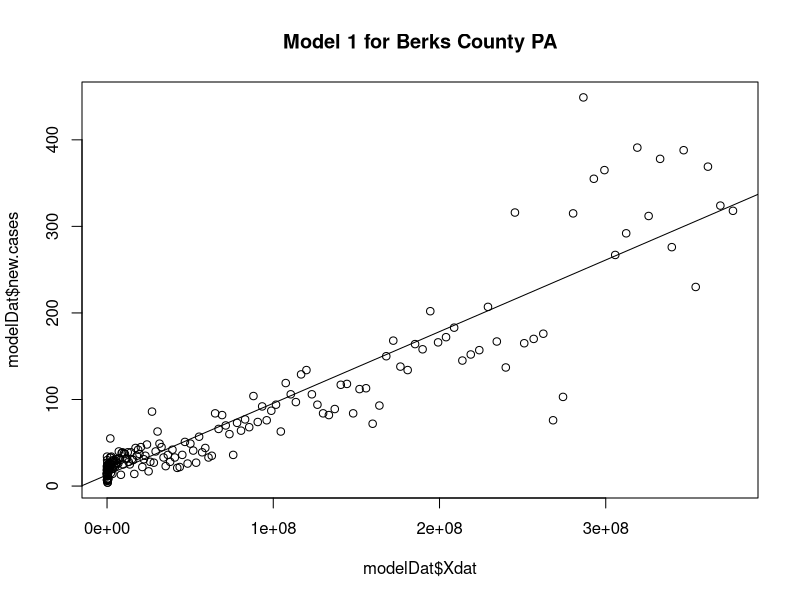
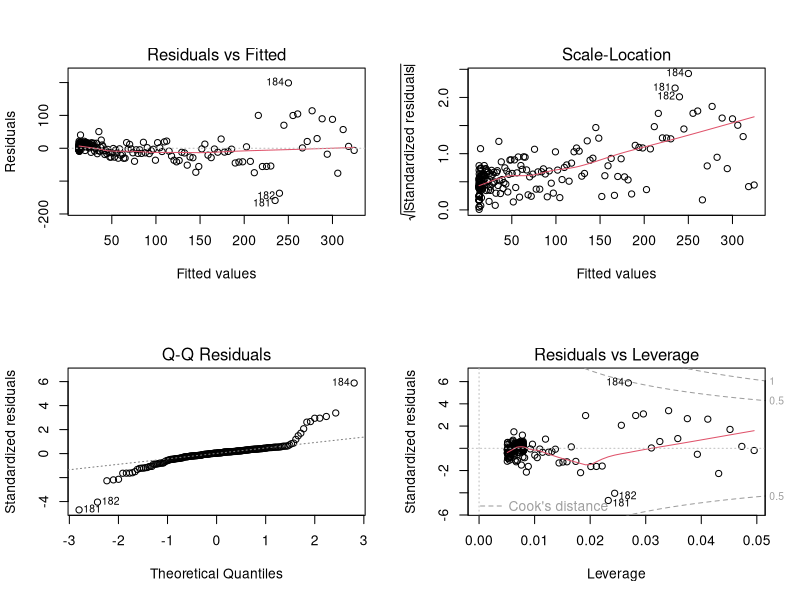
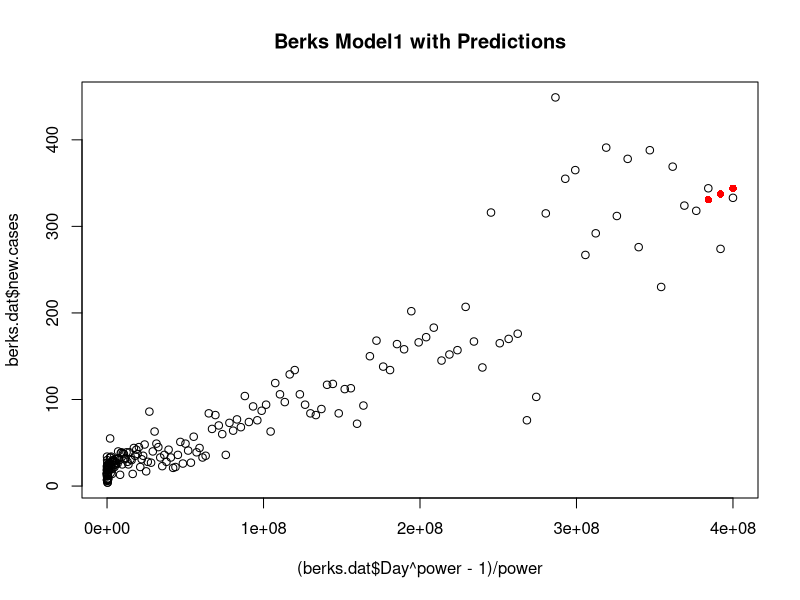
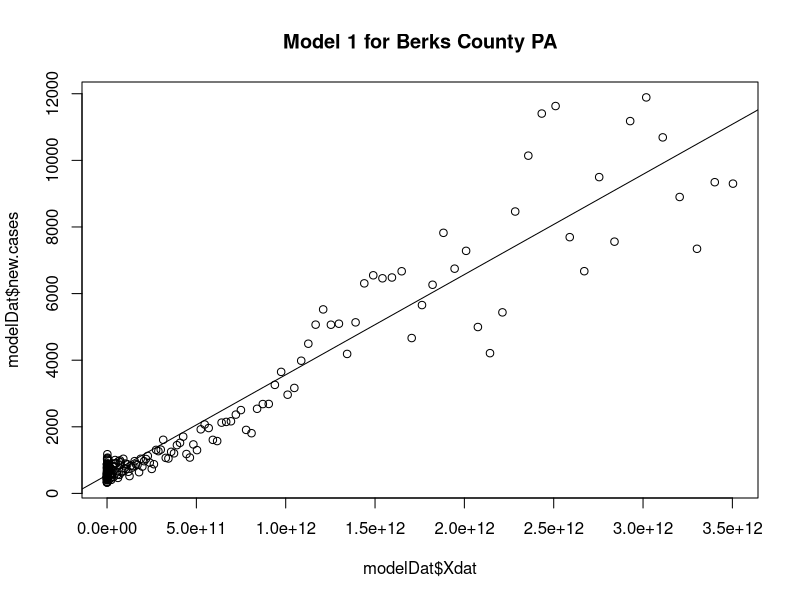
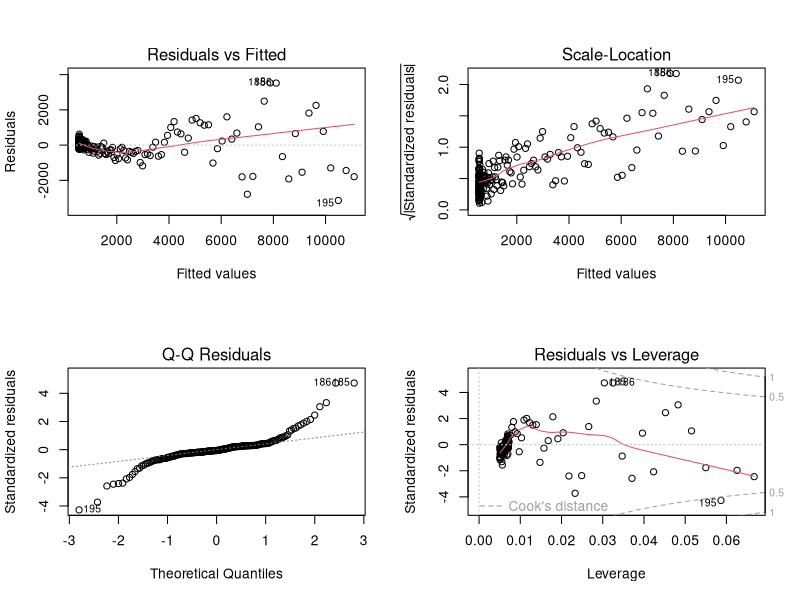
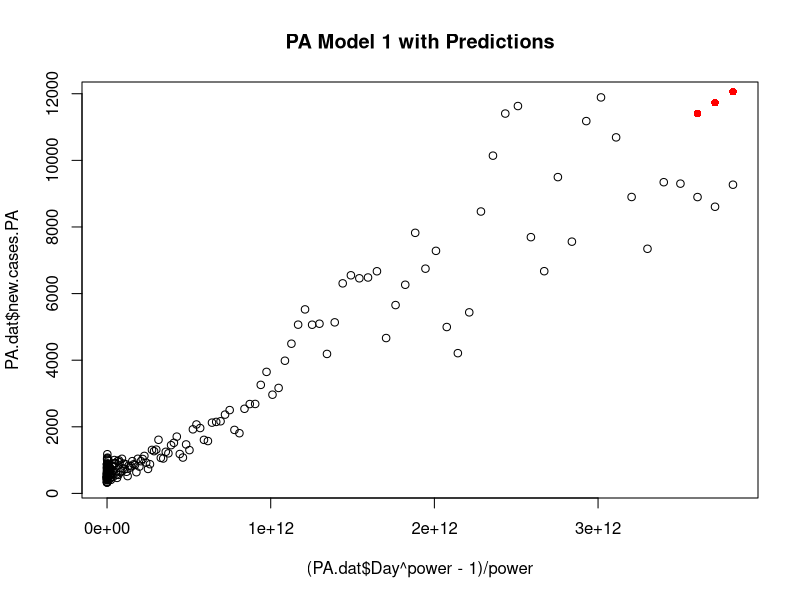
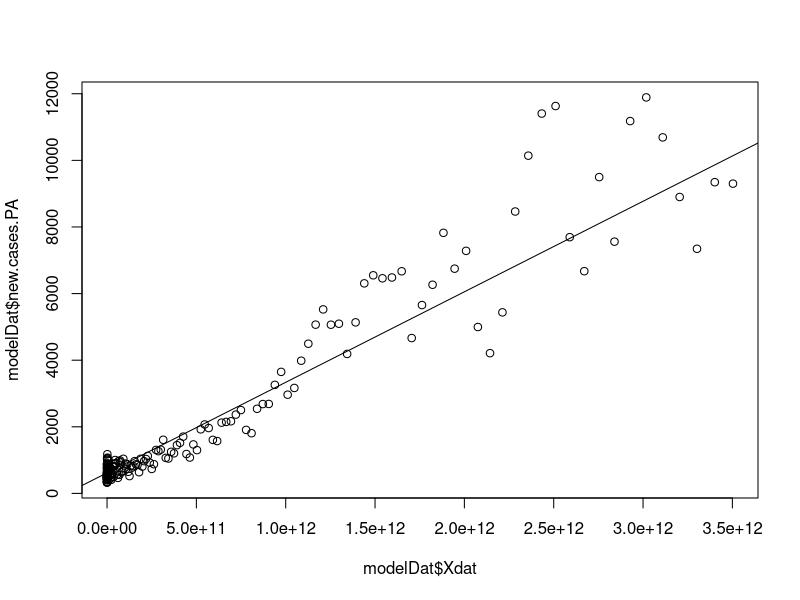
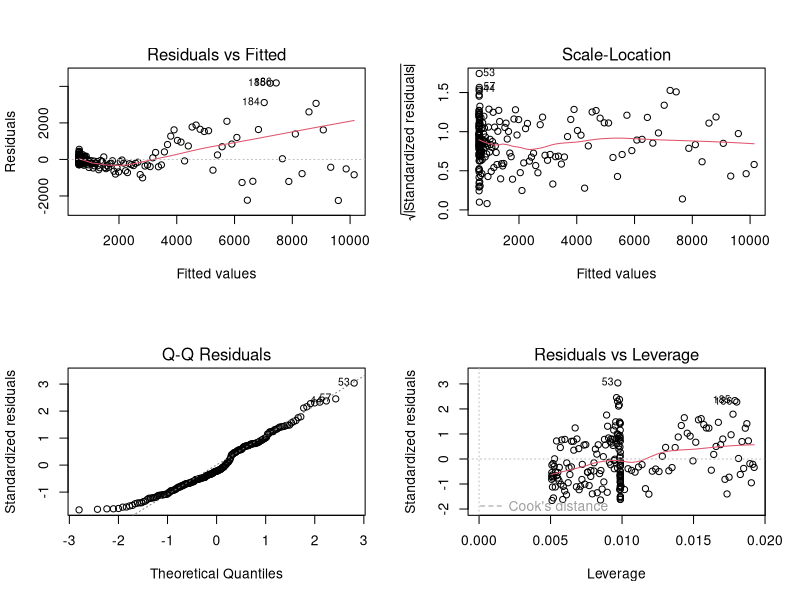

These charts were generated, in order, by the following R code:
## ---- chunk 1
knitr::opts_chunk$set(echo = TRUE)
library(tidyverse)

# Clear plots
if(!is.null(dev.list())) dev.off()
# Clear console
cat("\014") 
# Clean workspace
rm(list=ls())

# Set Path
# Scott Path
path = '/home/scott/GIT/Modeling-COVID-19-with-R/'

# Zack Path
# path = ''

require("knitr")
opts_knit$set(root.dir = path)
## ---- chunk 2
rawdata <- read_csv('PA-COVID-19-Data-Merged.csv')
berks.dat <- rawdata %>% dplyr::filter(.,County == 'Berks' & Date >= '2020-06-01')
#
date_as_factor.berks <- data.frame(Day=c(1:length(unique(berks.dat$Date))),Date=unique(berks.dat$Date))
berks.dat <- berks.dat %>% left_join(.,date_as_factor.berks,by=c("Date"))
berks.model.dat <- berks.dat %>% dplyr::filter(.,Date <= '2020-12-15')
berks.verify.dat <- berks.dat %>% dplyr::filter(.,Date > '2020-12-15')
## ---- chunk 3
# DV  : # of New Cases
# IVs : Day

getMod = function(df){
  p = seq(0,4,0.01)
  Rsquare_p = c(0,0,0,0)
  p.value <- 1
  model = list(NULL)
  for(i in c(2:length(p))){

    modDat <- df %>%  dplyr::mutate(., Xdat = (Day^p[i]-1)/p[i]) %>% drop_na()
    fit <- modDat %>% lm(new.cases ~ Xdat,.)
    sumFit <- summary(fit)
    f <- sumFit$fstatistic
    p.value.fit <- pf(f[1],f[2],f[3],lower.tail=F)
    if(sumFit$adj.r.squared > Rsquare_p[2] & p.value.fit < p.value){
      Rsquare_p <- c(sumFit$r.squared,sumFit$adj.r.squared,p[i],i)
      model <- fit
      p.value <- p.value.fit
      model.sum <- sumFit
    }
  }
  if(is_empty(model)==TRUE){
      print('Search higher power')
      Rsquare_p <- c(sumFit$r.squared,sumFit$adj.r.squared,p[i],i)
      model <- fit
      p.value <- p.value.fit
      model.sum <- sumFit
  }

  return(list(model,Rsquare_p,modDat$Day,p.value,model.sum))
}
berks.model1 <- getMod(berks.model.dat)
## ---- chunk 4
summary(berks.model1[[1]])
model1 = berks.model1[[1]]
modelDat <- data.frame(model1$model)
power <- berks.model1[[2]][[3]]
plot(modelDat$Xdat,modelDat$new.cases,main = 'Model 1 for Berks County PA')
abline(model1)

# get summary and plots of fit
layout(matrix(1:4,2,2))
plot(model1) 
par(mfrow=c(1,1))

# Make predictions
Yhat <- function(B0,B1,day,p){B0+B1*(day^p-1)/p}

y.int <- model1$coefficients[1]
slop <- model1$coefficients[2]
berks.prediction <- Yhat(y.int,slop,berks.verify.dat$Day,power)
plot((berks.dat$Day^power-1)/power , berks.dat$new.cases,main = 'Berks Model1 with Predictions')
prediction.days <- (berks.verify.dat$Day^power-1)/power
prediction <- Yhat(y.int,slop,berks.verify.dat$Day,power)
points(prediction.days, prediction, pch=16,col='red')
sprintf('Acutal new case count for %s was %.2f',berks.verify.dat$Date[1],berks.verify.dat$new.cases[1])
sprintf('Predicted new case count for %s was %.2f',berks.verify.dat$Date[1],prediction[1])
sprintf('Acutal new case count for %s was %.2f',berks.verify.dat$Date[2],berks.verify.dat$new.cases[2])
sprintf('Predicted new case count for %s was %.2f',berks.verify.dat$Date[2],prediction[2])
sprintf('Acutal new case count for %s was %.2f',berks.verify.dat$Date[3],berks.verify.dat$new.cases[3])
sprintf('Predicted new case count for %s was %.2f',berks.verify.dat$Date[3],prediction[3])
## ---- chunk 5
# To model the state, parameters need to be combined for a state total for each day
start.date <- '2020-06-01'
end.date <- '2020-12-15'

PA.dat <- rawdata %>%   dplyr::filter(Date >= as.Date(start.date)) %>% drop_na() 
Pa.date_as_factor <- data.frame(Day=c(1:length(unique(PA.dat$Date))),Date=unique(PA.dat$Date))
PA.dat <- PA.dat %>% left_join(.,Pa.date_as_factor,by=c("Date")) %>% group_by(.,Day) %>% dplyr::mutate(.,Date=unique(Date),Day= Day,new.cases.PA = sum(new.cases), daily.death.count.PA = sum(daily.death.count), patients.hospitalized.PA = sum(patients.hospitalized), patients.on.ventilators.PA = sum(patients.on.ventilators), population.2018.PA = sum(population.2018), airborn.isolation.beds.PA = sum(airborn.isolation.beds), adult.ICU.beds.PA = sum(adult.ICU.beds)) %>% dplyr::select(.,Date,new.cases.PA, daily.death.count.PA, patients.hospitalized.PA, Day, patients.on.ventilators.PA, airborn.isolation.beds.PA, adult.ICU.beds.PA) %>% unique(.) %>% ungroup(.) 

PA.model.dat <- PA.dat %>% dplyr::filter(Date <= as.Date(end.date))
PA.verify.dat <- PA.dat %>% dplyr::filter(Date > as.Date(end.date))

## ---- chunk 6
# Time series model by Day # 
# DV = # of new cases per day
# IVS : Day 

getMod = function(df){
  p = seq(0,10,.1)
  Rsquare_p = c(0,0,0,0)
  p.value <- 1
  model = list(NULL)
  for(i in c(2:length(p))){

    modDat <- df %>%  dplyr::mutate(., Xdat = (Day^p[i]-1)/p[i]) %>% drop_na()
    #print(head(modDat))
    fit <- lm(new.cases.PA ~ Xdat, data = modDat)
    sumFit <- summary(fit)
    f <- sumFit$fstatistic
    p.value.fit <- pf(f[1],f[2],f[3],lower.tail=F)
    if(sumFit$adj.r.squared > Rsquare_p[2] & p.value.fit < p.value){
      Rsquare_p <- c(sumFit$r.squared,sumFit$adj.r.squared,p[i],i)
      model <- fit
      p.value <- p.value.fit
      model.sum <- sumFit
    }
  }
  if(is_empty(model)==TRUE){
      print('Search higher power')
      Rsquare_p <- c(sumFit$r.squared,sumFit$adj.r.squared,p[i],i)
      model <- fit
      p.value <- p.value.fit
      model.sum <- sumFit
  }

  return(list(model,Rsquare_p,modDat$Day,p.value,model.sum))
}

PA.model1 <- getMod(PA.model.dat)

# PA.model <- lm(new.cases.PA ~ Day + daily.death.count.PA + patients.hospitalized.PA + patients.on.ventilators.PA + airborn.isolation.beds.PA + adult.ICU.beds.PA + percent.Democrat.PA + percent.Republican.PA, data = PA.model.dat)

## ---- chunk 7
summary(PA.model1[[1]])
model1 = PA.model1[[1]]
modelDat <- data.frame(model1$model)
power <- PA.model1[[2]][[3]]
plot(modelDat$Xdat,modelDat$new.cases,main = 'Model 1 for Berks County PA')
abline(model1)
# get summary and plots of fit
layout(matrix(1:4,2,2))
plot(model1) 
par(mfrow=c(1,1))

# Make predictions
Yhat <- function(B0,B1,day,p){B0+B1*(day^p-1)/p}

y.int <- model1$coefficients[1]
slop <- model1$coefficients[2]

plot((PA.dat$Day^power-1)/power , PA.dat$new.cases.PA,main = 'PA Model 1 with Predictions')
prediction.days <- (PA.verify.dat$Day^power-1)/power
PA.prediction <- Yhat(y.int,slop,PA.verify.dat$Day,power)
points(prediction.days, PA.prediction, pch=16,col='red')
sprintf('Acutal new case count for %s was %.2f',PA.verify.dat$Date[1],PA.verify.dat$new.cases.PA[1])
sprintf('Predicted new case count for %s was %.2f',PA.verify.dat$Date[1],PA.prediction[1])
sprintf('Acutal new case count for %s was %.2f',PA.verify.dat$Date[2],PA.verify.dat$new.cases.PA[2])
sprintf('Predicted new case count for %s was %.2f',PA.verify.dat$Date[2],PA.prediction[2])
sprintf('Acutal new case count for %s was %.2f',PA.verify.dat$Date[3],PA.verify.dat$new.cases.PA[3])
sprintf('Predicted new case count for %s was %.2f',PA.verify.dat$Date[3],PA.prediction[3])
## ---- chunk 8
summary(PA.model1[[1]])
model1 = PA.model1[[1]]
residMod1 <- abs(resid(model1))
model2=lm(residMod1~modelDat$Xdat)
fitted=fitted(model2)

weight=(1/(fitted*fitted))

wls=lm(modelDat$new.cases~modelDat$Xdat, weights=weight)
summary(wls)
#plot(wls)
plot(modelDat$Xdat,modelDat$new.cases.PA)
abline(wls)

power <- PA.model1[[2]][[3]]
# get summary and plots of fit
layout(matrix(1:4,2,2))
plot(wls) 
par(mfrow=c(1,1))
# 
# # Make predictions
# Yhat <- function(B0,B1,day,p){B0+B1*(day^p-1)/p}
# 
y.int <- wls$coefficients[1]
slop <- wls$coefficients[2]
# 
plot((PA.dat$Day^power-1)/power , PA.dat$new.cases.PA,main = 'PA WLS Model with Predictions')
prediction.days <- (PA.verify.dat$Day^power-1)/power
PA.prediction.wls <- Yhat(y.int,slop,PA.verify.dat$Day,power)
points(prediction.days, PA.prediction.wls, pch=16,col='red')
sprintf('Acutal new case count for %s was %.2f',PA.verify.dat$Date[1],PA.verify.dat$new.cases.PA[1])
sprintf('Predicted new case count for %s was %.2f',PA.verify.dat$Date[1],PA.prediction.wls[1])
sprintf('Acutal new case count for %s was %.2f',PA.verify.dat$Date[2],PA.verify.dat$new.cases.PA[2])
sprintf('Predicted new case count for %s was %.2f',PA.verify.dat$Date[2],PA.prediction.wls[2])
sprintf('Acutal new case count for %s was %.2f',PA.verify.dat$Date[3],PA.verify.dat$new.cases.PA[3])
sprintf('Predicted new case count for %s was %.2f',PA.verify.dat$Date[3],PA.prediction.wls[3])
